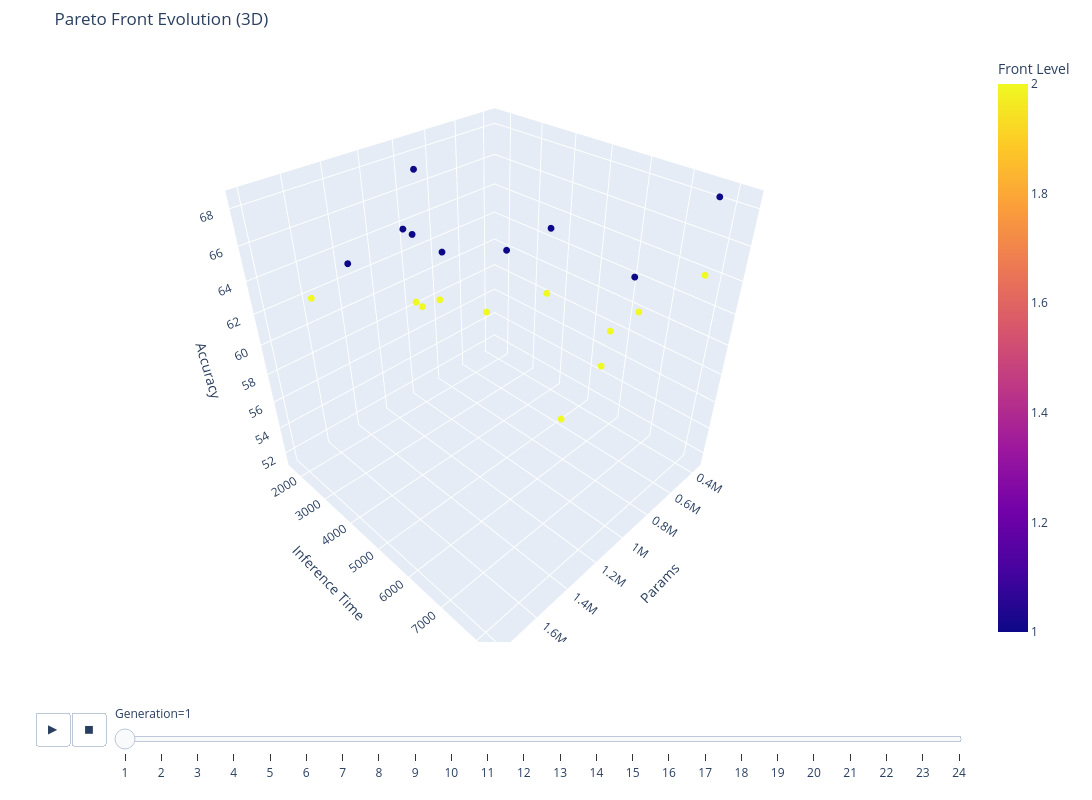

Write notebook code for a chart like this one.
### Code cell
# To show 3D animation:
plot_pareto_evolution(history, dims="3d",
                    x="params", y="inference_time", z="accuracy")

### Figure 1 — Plotly figure (JSON) as saved in the notebook; plotly's stock layout.template omitted (floating-point values rounded to 4 significant figures)
{"data": [{"hovertemplate": "Generation=1<br>Params=%{x}<br>Inference Time=%{y}<br>Accuracy=%{z}<br>Front Level=%{marker.color}<extra></extra>", "legendgroup": "", "marker": {"color": [1, 1, 1, 1, 1, 1, 1, 1, 1, 2, 2, 2, 2, 2, 2, 2, 2, 2, 2, 2], "coloraxis": "coloraxis", "size": 4, "symbol": "circle"}, "mode": "markers", "name": "", "scene": "scene", "showlegend": false, "type": "scatter3d", "x": [363400.0, 448600.0, 1515000.0, 792400.0, 947100.0, 792400.0, 1359000.0, 776500.0, 1021000.0, 543900.0, 490200.0, 599200.0, 472100.0, 1806000.0, 1055000.0, 1336000.0, 952400.0, 1584000.0, 1265000.0, 1395000.0], "y": [7737.0, 3917.0, 4947.0, 4001.0, 1815.0, 1812.0, 1665.0, 7290.0, 1701.0, 8157.0, 5851.0, 5149.0, 5944.0, 6787.0, 8264.0, 7308.0, 2511.0, 1696.0, 5575.0, 4208.0], "z": [68.2, 63.5, 68.4, 63.6, 67.3, 61.4, 63.0, 65.2, 63.8, 65.1, 56.1, 51.5, 58.7, 68.3, 65.8, 67.1, 59.5, 61.9, 63.8, 63.5]}], "layout": {"coloraxis": {"colorbar": {"title": {"text": "Front Level"}}, "colorscale": [[0, "#0d0887"], [0.1111, "#46039f"], [0.2222, "#7201a8"], [0.3333, "#9c179e"], [0.4444, "#bd3786"], [0.5556, "#d8576b"], [0.6667, "#ed7953"], [0.7778, "#fb9f3a"], [0.8889, "#fdca26"], [1, "#f0f921"]]}, "height": 800, "legend": {"tracegroupgap": 0}, "margin": {"b": 20, "l": 20, "r": 20, "t": 50}, "scene": {"domain": {"x": [0, 1], "y": [0, 1]}, "xaxis": {"title": {"text": "Params"}}, "yaxis": {"title": {"text": "Inference Time"}}, "zaxis": {"title": {"text": "Accuracy"}}}, "sliders": [{"active": 0, "currentvalue": {"prefix": "Generation="}, "len": 0.9, "pad": {"b": 10, "t": 60}, "steps": [{"args": [["1"], {"frame": {"duration": 0, "redraw": true}, "fromcurrent": true, "mode": "immediate", "transition": {"duration": 0, "easing": "linear"}}], "label": "1", "method": "animate"}, {"args": [["2"], {"frame": {"duration": 0, "redraw": true}, "fromcurrent": true, "mode": "immediate", "transition": {"duration": 0, "easing": "linear"}}], "label": "2", "method": "animate"}, {"args": [["3"], {"frame": {"duration": 0, "redraw": true}, "fromcurrent": true, "mode": "immediate", "transition": {"duration": 0, "easing": "linear"}}], "label": "3", "method": "animate"}, {"args": [["4"], {"frame": {"duration": 0, "redraw": true}, "fromcurrent": true, "mode": "immediate", "transition": {"duration": 0, "easing": "linear"}}], "label": "4", "method": "animate"}, {"args": [["5"], {"frame": {"duration": 0, "redraw": true}, "fromcurrent": true, "mode": "immediate", "transition": {"duration": 0, "easing": "linear"}}], "label": "5", "method": "animate"}, {"args": [["6"], {"frame": {"duration": 0, "redraw": true}, "fromcurrent": true, "mode": "immediate", "transition": {"duration": 0, "easing": "linear"}}], "label": "6", "method": "animate"}, {"args": [["7"], {"frame": {"duration": 0, "redraw": true}, "fromcurrent": true, "mode": "immediate", "transition": {"duration": 0, "easing": "linear"}}], "label": "7", "method": "animate"}, {"args": [["8"], {"frame": {"duration": 0, "redraw": true}, "fromcurrent": true, "mode": "immediate", "transition": {"duration": 0, "easing": "linear"}}], "label": "8", "method": "animate"}, {"args": [["9"], {"frame": {"duration": 0, "redraw": true}, "fromcurrent": true, "mode": "immediate", "transition": {"duration": 0, "easing": "linear"}}], "label": "9", "method": "animate"}, {"args": [["10"], {"frame": {"duration": 0, "redraw": true}, "fromcurrent": true, "mode": "immediate", "transition": {"duration": 0, "easing": "linear"}}], "label": "10", "method": "animate"}, {"args": [["11"], {"frame": {"duration": 0, "redraw": true}, "fromcurrent": true, "mode": "immediate", "transition": {"duration": 0, "easing": "linear"}}], "label": "11", "method": "animate"}, {"args": [["12"], {"frame": {"duration": 0, "redraw": true}, "fromcurrent": true, "mode": "immediate", "transition": {"duration": 0, "easing": "linear"}}], "label": "12", "method": "animate"}, {"args": [["13"], {"frame": {"duration": 0, "redraw": true}, "fromcurrent": true, "mode": "immediate", "transition": {"duration": 0, "easing": "linear"}}], "label": "13", "method": "animate"}, {"args": [["14"], {"frame": {"duration": 0, "redraw": true}, "fromcurrent": true, "mode": "immediate", "transition": {"duration": 0, "easing": "linear"}}], "label": "14", "method": "animate"}, {"args": [["15"], {"frame": {"duration": 0, "redraw": true}, "fromcurrent": true, "mode": "immediate", "transition": {"duration": 0, "easing": "linear"}}], "label": "15", "method": "animate"}, {"args": [["16"], {"frame": {"duration": 0, "redraw": true}, "fromcurrent": true, "mode": "immediate", "transition": {"duration": 0, "easing": "linear"}}], "label": "16", "method": "animate"}, {"args": [["17"], {"frame": {"duration": 0, "redraw": true}, "fromcurrent": true, "mode": "immediate", "transition": {"duration": 0, "easing": "linear"}}], "label": "17", "method": "animate"}, {"args": [["18"], {"frame": {"duration": 0, "redraw": true}, "fromcurrent": true, "mode": "immediate", "transition": {"duration": 0, "easing": "linear"}}], "label": "18", "method": "animate"}, {"args": [["19"], {"frame": {"duration": 0, "redraw": true}, "fromcurrent": true, "mode": "immediate", "transition": {"duration": 0, "easing": "linear"}}], "label": "19", "method": "animate"}, {"args": [["20"], {"frame": {"duration": 0, "redraw": true}, "fromcurrent": true, "mode": "immediate", "transition": {"duration": 0, "easing": "linear"}}], "label": "20", "method": "animate"}, {"args": [["21"], {"frame": {"duration": 0, "redraw": true}, "fromcurrent": true, "mode": "immediate", "transition": {"duration": 0, "easing": "linear"}}], "label": "21", "method": "animate"}, {"args": [["22"], {"frame": {"duration": 0, "redraw": true}, "fromcurrent": true, "mode": "immediate", "transition": {"duration": 0, "easing": "linear"}}], "label": "22", "method": "animate"}, {"args": [["23"], {"frame": {"duration": 0, "redraw": true}, "fromcurrent": true, "mode": "immediate", "transition": {"duration": 0, "easing": "linear"}}], "label": "23", "method": "animate"}, {"args": [["24"], {"frame": {"duration": 0, "redraw": true}, "fromcurrent": true, "mode": "immediate", "transition": {"duration": 0, "easing": "linear"}}], "label": "24", "method": "animate"}], "x": 0.1, "xanchor": "left", "y": 0, "yanchor": "top"}], "title": {"text": "Pareto Front Evolution (3D)"}, "updatemenus": [{"buttons": [{"args": [null, {"frame": {"duration": 500, "redraw": true}, "fromcurrent": true, "mode": "immediate", "transition": {"duration": 500, "easing": "linear"}}], "label": "&#9654;", "method": "animate"}, {"args": [[null], {"frame": {"duration": 0, "redraw": true}, "fromcurrent": true, "mode": "immediate", "transition": {"duration": 0, "easing": "linear"}}], "label": "&#9724;", "method": "animate"}], "direction": "left", "pad": {"r": 10, "t": 70}, "showactive": false, "type": "buttons", "x": 0.1, "xanchor": "right", "y": 0, "yanchor": "top"}], "width": 1200}}
